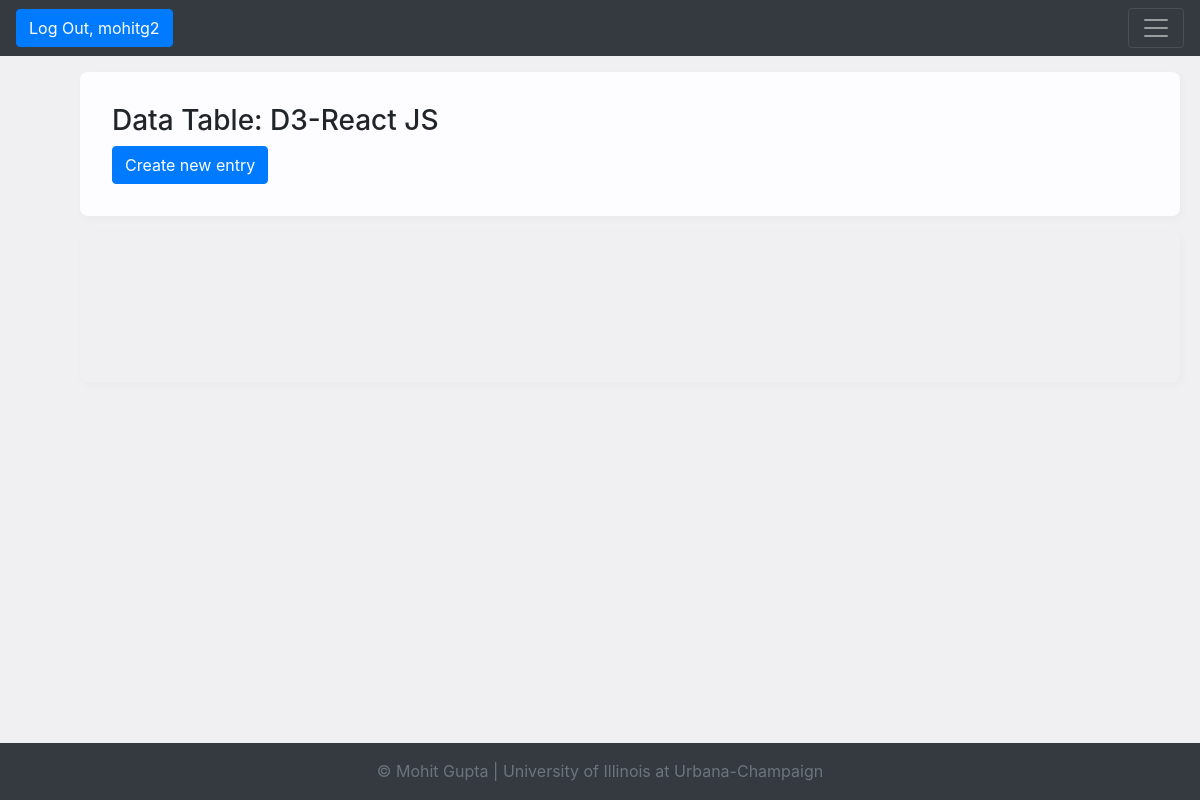
The app's page /d3_react_js/ (signed in), older data.
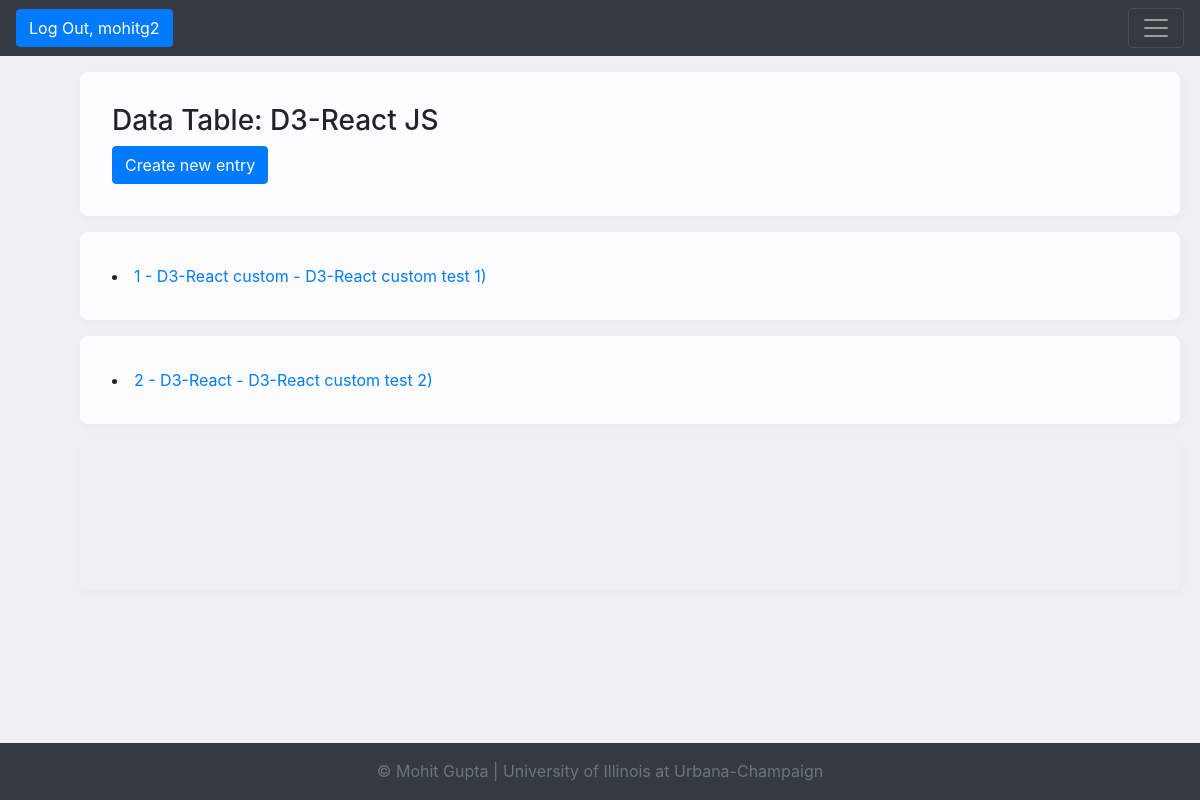
The same page, newer data.
### dsrs_viz/models.py (models this page shows, shortened)
class D3_react_js(models.Model):
    figure_no = models.AutoField(primary_key=True)
    library_name = models.CharField(unique=False, max_length=255)
    heading = models.TextField(unique=True)
    description = models.TextField(unique=False)
    js_code = models.TextField(unique=False)
    notes = models.TextField(unique=False, default='Please enter some notes')
    author = models.CharField(unique=False, max_length=255, default='Mohit Gupta')
    def __str__(self):
        return f'{self.figure_no}  -  {self.library_name}  -  {self.heading})'
    def get_absolute_url(self):
        return reverse('dsrs_viz_d3_react_js_detail_urlpattern',
                       kwargs={'pk':self.pk}
                       )
    class Meta:
        ordering = ['figure_no', 'library_name', 'heading']
        unique_together = ['figure_no', 'library_name', 'heading']

### dsrs_viz/views.py (the view)
# urls.py: path('d3_react_js/', D3ReactJSList.as_view(),
class D3ReactJSList(LoginRequiredMixin, PermissionRequiredMixin, PageLinksMixin, ListView):
    paginate_by = 2
    model = D3_react_js
    permission_required = 'dsrs_viz.view_d3_react_js'

### dsrs_viz/utils.py (called while the page is built)
    def first_page(self, page):
        if page.number > 1:
            return self._page_urls(1)
        return None

    def previous_page(self, page):
        if (page.has_previous()
                and page.number > 2):
            return self._page_urls(
                page.previous_page_number())
        return None

    def next_page(self, page):
        last_page = page.paginator.num_pages
        if (page.has_next()
                and page.number < last_page - 1):
            return self._page_urls(
                page.next_page_number())
        return None

    def last_page(self, page):
        last_page = page.paginator.num_pages
        if page.number < last_page:
            return self._page_urls(last_page)
        return None

### dsrs_viz/templates/dsrs_viz/d3_react_js_list.html (shortened to what this page needs)
{% extends 'dsrs_viz/base.html' %}
{% block content %}
     {% block content-header %}
        <div class="database-headers">
            <h3> Data Table: D3-React JS</h3>
                        {% if perms.dsrs_viz.view_d3_react_js %}
                <a href="{% url 'dsrs_viz_d3_react_js_create_urlpattern' %}">
                    <button type="button" class="btn btn-primary">Create new entry</button>
                </a>
        {% endif %}
        </div>
     {% endblock %}
    {% block content-table %}
        {% for d3_react_js in d3_react_js_list %}
            <div class="table-responsive">
                <li>
                    <a href="{{ d3_react_js.get_absolute_url }}"> {{ d3_react_js }}</a>
                </li>
            </div>
        {% endfor %}
    {% endblock %}
{% endblock %}

Row changes from the older to the newer data that the page shows:
added D3_react_js: figure_no+library_name+heading "1 - D3-React custom - D3-React custom test 1)"
added D3_react_js: figure_no+library_name+heading "2 - D3-React - D3-React custom test 2)"
